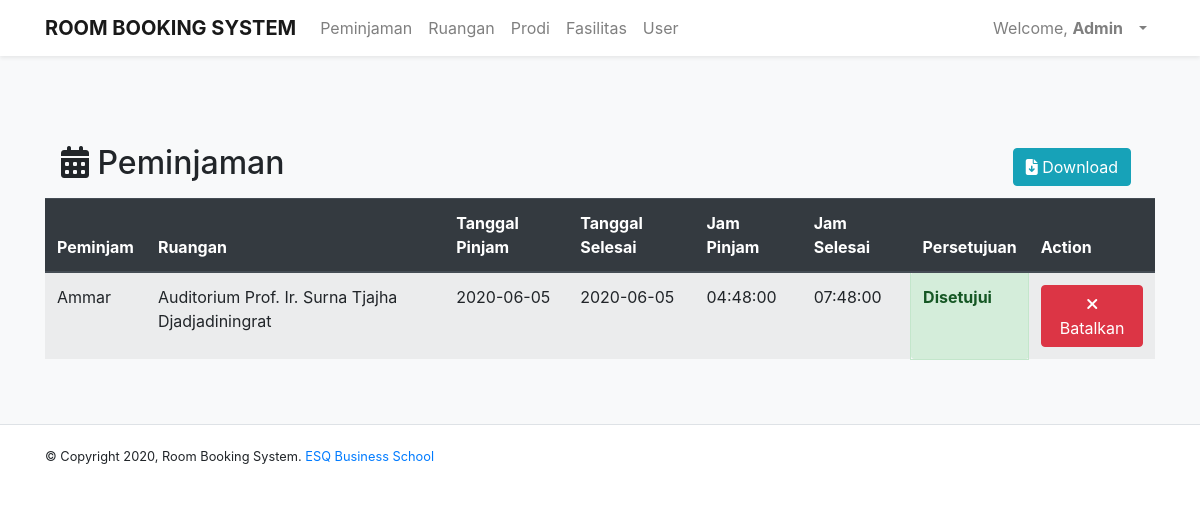
The app's page /dashboardAdmin.php (signed in) with its own data.
### tables this page shows
CREATE TABLE `userruangan` (
  `UserID` int(11) NOT NULL,
  `nama` varchar(30) NOT NULL,
  `email` varchar(100) NOT NULL,
  `password` varchar(100) NOT NULL,
  `alamat` varchar(300) DEFAULT NULL,
  `role` varchar(20) DEFAULT NULL,
  `noTelp` varchar(13) DEFAULT NULL,
  `gender` char(1) DEFAULT NULL
);

CREATE TABLE `peminjaman_ruangan` (
  `IDPeminjaman` int(11) NOT NULL,
  `jamPinjam` time NOT NULL,
  `jamSelesai` time NOT NULL,
  `lamaPinjam` time NOT NULL,
  `keperluan` varchar(350) NOT NULL,
  `tglPinjam` date NOT NULL,
  `tglSelesai` date NOT NULL,
  `persetujuan` varchar(20) NOT NULL DEFAULT 'Belum disetujui',
  `tglPersetujuan` timestamp NOT NULL DEFAULT CURRENT_TIMESTAMP ON UPDATE CURRENT_TIMESTAMP,
  `UserID` int(11) DEFAULT NULL,
  `IDRuangan` int(11) DEFAULT NULL
);

### inc.koneksi.php (called while the page is built, shortened)
<?php
    class Connection{
        private $host = "localhost";
        private $user = "root";
        private $password = "";
        function connect(){
            $conn = mysqli_connect($this->host, $this->user, $this->password);
            $this->connection = $conn;
        }
    }
?>

### class/class.Peminjaman.php (called while the page is built, shortened)
<?php
class Peminjaman_Ruangan extends Connection{
    function __construct() {
        $this->ruangan = new Ruangan();
        $this->user = new Register();
    }
    public function SelectAllPeminjaman(){
        $sql = "SELECT u.*, pr.*, r.* FROM userruangan u JOIN peminjaman_ruangan pr JOIN ruangan r ON pr.IDRuangan = r.IDRuangan WHERE u.UserID = pr.UserID";
        $result = mysqli_query($this->connection, $sql);
        $arrResult = Array();
        $count=0;
        if(mysqli_num_rows($result) > 0){
            while ($data = mysqli_fetch_array($result)){
                $objPeminjaman = new Peminjaman_Ruangan();
                $objPeminjaman->user->nama=$data['nama'];
                $objPeminjaman->user->email=$data['email'];
                $objPeminjaman->IDPeminjaman=$data['IDPeminjaman'];
                $objPeminjaman->user->UserID=$data['email'];
                $objPeminjaman->IDRuangan=$data['IDRuangan'];
                $objPeminjaman->ruangan->namaRuangan=$data['namaRuangan'];
                $objPeminjaman->UserID=$data['UserID'];
                $objPeminjaman->tglPinjam=$data['tglPinjam'];
                $objPeminjaman->tglSelesai=$data['tglSelesai'];
                $objPeminjaman->jamPinjam=$data['jamPinjam'];
                $objPeminjaman->jamSelesai=$data['jamSelesai'];
                $objPeminjaman->keperluan=$data['keperluan'];
                $objPeminjaman->persetujuan=$data['persetujuan'];
                $objPeminjaman->tglPersetujuan=$data['tglPersetujuan'];
                $arrResult[$count] = $objPeminjaman;
                $count++;
            }
        }
        return $arrResult;
    }
}
?>

### pages/adminListPeminjaman.php (the view, shortened to what this page needs)
<div class="container">
    <div class="wrapper">
        <div class="Title">
            <div class="navbar ">
                <h2><i class="fas fa-calendar-alt"></i> Peminjaman</h2>
                <ul class="navbar-nav ml-auto">
                    <li class="nav-item">
                    <a class="btn btn-info mr-2"  href="pages/report_peminjaman.php" target=_blank role="button"><i class="fas fa-file-download"></i> Download</a>
                    </li>
                </ul>
            </div>
            <table class="table table-striped">
                <thead class="thead-dark">
                    <tr>
                        <th scope="col">Peminjam</th>
                        <th scope="col">Ruangan</th>
                        <th scope="col">Tanggal Pinjam</th>
                        <th scope="col">Tanggal Selesai</th>
                        <th scope="col">Jam Pinjam</th>
                        <th scope="col">Jam Selesai</th>
                        <th scope="col">Persetujuan</th>
                        <th scope="col">Action</th>
                    </tr>
                </thead>
                <tbody>
                <?php
                    require_once('./class/class.Peminjaman.php');
                    $objPeminjaman = new Peminjaman_Ruangan();
                    $arrayPeminjaman = $objPeminjaman->SelectAllPeminjaman();
                    if(count($arrayPeminjaman) == 0){
                        echo '<tr><td colspan="8" style="text-align: center;"><i class="fas fa-calendar-times"></i>Tidak ada data!</td></tr>';
                    } else{
                        foreach ($arrayPeminjaman as $dataPeminjaman) {
                            echo '<tr>';
                            echo '<td>'.$dataPeminjaman->user->nama.'</td>';
                            echo '<td>'.$dataPeminjaman->ruangan->namaRuangan.'</td>';
                            echo '<td>'.$dataPeminjaman->tglPinjam.'</td>';
                            echo '<td>'.$dataPeminjaman->tglSelesai.'</td>';
                            echo '<td>'.$dataPeminjaman->jamPinjam.'</td>';
                            echo '<td>'.$dataPeminjaman->jamSelesai.'</td>';
                            echo '<td ';
                                if ($dataPeminjaman->persetujuan === 'Disetujui') {
                                    echo 'class="alert alert-success" role="alert"><strong>'.$dataPeminjaman->persetujuan;
                                } elseif ($dataPeminjaman->persetujuan === 'Tidak disetujui') {
                                    echo 'class="alert alert-danger" role="alert"><strong>'.$dataPeminjaman->persetujuan;
                                } else {
                                    echo 'class="alert alert-warning" role="alert"><strong>'.$dataPeminjaman->persetujuan;
                                }
                            echo '</strong></td>';
                            echo '<td>';
                                if ($dataPeminjaman->persetujuan === 'Disetujui') {
                                    echo '<a class="btn btn-danger" href="dashboardAdmin.php?p=peminjamanUndone&IDPeminjaman='.$dataPeminjaman->IDPeminjaman.'"><i class="fas fa-times"></i> Batalkan</a>';
                                } elseif ($dataPeminjaman->persetujuan === 'Tidak disetujui') {
                                    echo '<a class="btn btn-success" href="dashboardAdmin.php?p=peminjamanApproval&IDPeminjaman='.$dataPeminjaman->IDPeminjaman.'"><i class="fas fa-check"></i> Setujui</a>';
                                }
                            echo '</td>';
                            echo '</tr>';
                        }
                    }
                ?>
                </tbody>
            </table>
        </div>
    </div>
</div>

### styles.css (style rules this page uses)
.Title { padding: 80px 0 0 0; }

### records on screen
userruangan: nama "Ammar", namaRuangan "Auditorium Prof. Ir. Surna Tjajha Djadjadiningrat", peminjaman_ruangan.tglPinjam "2020-06-05", peminjaman_ruangan.tglSelesai "2020-06-05", peminjaman_ruangan.jamPinjam "04:48:00", peminjaman_ruangan.jamSelesai "07:48:00", peminjaman_ruangan.persetujuan "Disetujui"

### other values on screen
$_SESSION["nama"] "Admin"
